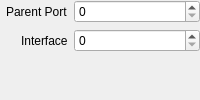
     <widget class="QWidget" name="usb_tab">
      <attribute name="icon">
       <iconset theme="drive-removable-media"/>
      </attribute>
      <attribute name="title">
       <string>USB</string>
      </attribute>
      <attribute name="toolTip">
       <string>USB settings.</string>
      </attribute>
      <attribute name="whatsThis">
       <string>&lt;html&gt;&lt;head/&gt;&lt;body&gt;&lt;p&gt;USB settings.&lt;/p&gt;&lt;/body&gt;&lt;/html&gt;</string>
      </attribute>
      <layout class="QFormLayout" name="usb_layout">
       <property name="fieldGrowthPolicy">
        <enum>QFormLayout::FieldGrowthPolicy::ExpandingFieldsGrow</enum>
       </property>
       <property name="labelAlignment">
        <set>Qt::AlignmentFlag::AlignRight|Qt::AlignmentFlag::AlignTrailing|Qt::AlignmentFlag::AlignVCenter</set>
       </property>
       <property name="leftMargin">
        <number>6</number>
       </property>
       <property name="topMargin">
        <number>0</number>
       </property>
       <property name="rightMargin">
        <number>0</number>
       </property>
       <property name="bottomMargin">
        <number>0</number>
       </property>
       <item row="0" column="0">
        <widget class="QLabel" name="usb_parent_port_number_label">
         <property name="toolTip">
          <string>USB Parent Port Number.</string>
         </property>
         <property name="statusTip">
          <string>Parent Port</string>
         </property>
         <property name="whatsThis">
          <string>&lt;html&gt;&lt;head/&gt;&lt;body&gt;&lt;p&gt;USB Parent Port Number.&lt;/p&gt;&lt;/body&gt;&lt;/html&gt;</string>
         </property>
         <property name="text">
          <string>Parent Port</string>
         </property>
        </widget>
       </item>
       <item row="0" column="1">
        <widget class="QSpinBox" name="usb_parent_port_number">
         <property name="sizePolicy">
          <sizepolicy hsizetype="Expanding" vsizetype="Fixed">
           <horstretch>0</horstretch>
           <verstretch>0</verstretch>
          </sizepolicy>
         </property>
         <property name="toolTip">
          <string>USB Parent Port Number.</string>
         </property>
         <property name="statusTip">
          <string>Parent Port</string>
         </property>
         <property name="whatsThis">
          <string>&lt;html&gt;&lt;head/&gt;&lt;body&gt;&lt;p&gt;USB Parent Port Number.&lt;/p&gt;&lt;/body&gt;&lt;/html&gt;</string>
         </property>
         <property name="minimum">
          <number>0</number>
         </property>
         <property name="maximum">
          <number>255</number>
         </property>
        </widget>
       </item>
       <item row="1" column="0">
        <widget class="QLabel" name="usb_interface_number_label">
         <property name="toolTip">
          <string>USB Interface Number.</string>
         </property>
         <property name="statusTip">
          <string>Interface</string>
         </property>
         <property name="whatsThis">
          <string>&lt;html&gt;&lt;head/&gt;&lt;body&gt;&lt;p&gt;USB Interface Number.&lt;/p&gt;&lt;/body&gt;&lt;/html&gt;</string>
         </property>
         <property name="text">
          <string>Interface</string>
         </property>
        </widget>
       </item>
       <item row="1" column="1">
        <widget class="QSpinBox" name="usb_interface_number">
         <property name="sizePolicy">
          <sizepolicy hsizetype="Expanding" vsizetype="Fixed">
           <horstretch>0</horstretch>
           <verstretch>0</verstretch>
          </sizepolicy>
         </property>
         <property name="toolTip">
          <string>USB Interface Number.</string>
         </property>
         <property name="statusTip">
          <string>Interface</string>
         </property>
         <property name="whatsThis">
          <string>&lt;html&gt;&lt;head/&gt;&lt;body&gt;&lt;p&gt;USB Interface Number.&lt;/p&gt;&lt;/body&gt;&lt;/html&gt;</string>
         </property>
         <property name="minimum">
          <number>0</number>
         </property>
         <property name="maximum">
          <number>255</number>
         </property>
        </widget>
       </item>
      </layout>
     </widget>
